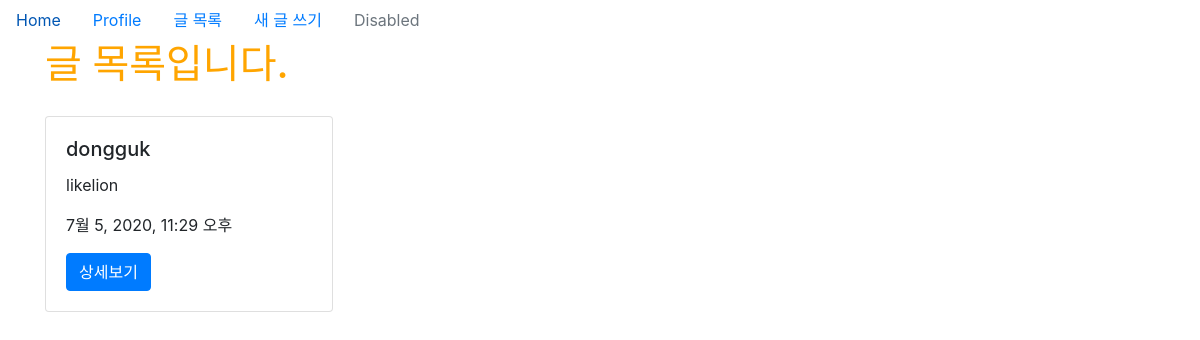
The app's page /posts/, older data.
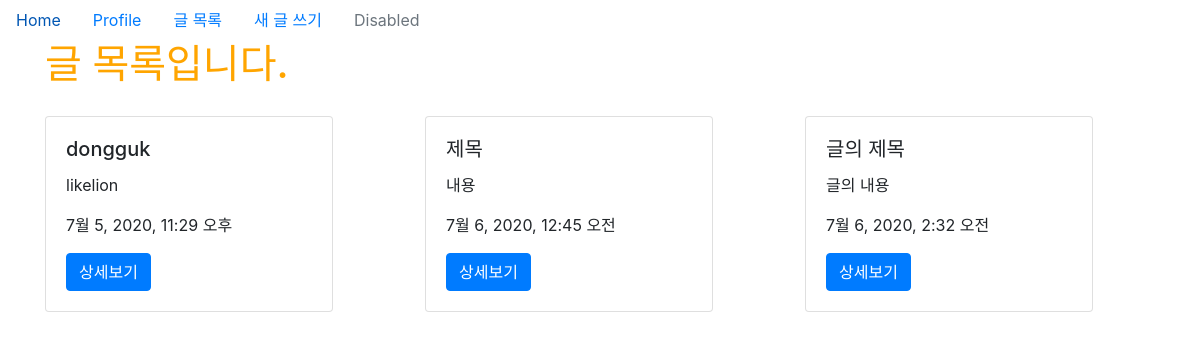
The same page, newer data.
### posts/models.py (models this page shows)
class Post(models.Model):
    title = models.CharField(max_length=50, null=False)
    content = models.TextField()
    view_count = models.IntegerField(default = 0)
    created_at = models.DateTimeField(auto_now_add = True)
    updated_at = models.DateTimeField(auto_now = True)

### posts/views.py (the view)
# urls.py: path('', views.main, name="main"),
def main(request):
    posts = Post.objects.all()
    return render(request, 'posts/main.html', {'posts': posts})

### posts/templates/posts/main.html
{% extends 'base.html' %}
{% load static %}
{% block content %}
<div class="container">
    <h1>글 목록입니다.</h1>
    <div class="row">
        {% for post in posts %}
        <div class="col-md-4 col-12">
            <div class="card" style="width: 18rem; margin-top: 20px;">
              <div class="card-body">
                <h5 class="card-title">{{ post.title }}</h5>
                <p class="card-text">{{ post.content }}</p>
                <p>{{ post.created_at }}</p>
                <a href="{% url 'posts:show' post.pk %}" class="btn btn-primary">상세보기</a>
              </div>
            </div>
        </div>
        {% endfor %}
    </div>
</div>
{% endblock %}

### myblog/templates/base.html (shortened to what this page needs)
{% load static %}
<link rel="stylesheet" href="https://stackpath.bootstrapcdn.com/bootstrap/4.5.0/css/bootstrap.min.css">
<link rel="stylesheet" href="{% static 'css/project.css' %}">
  {% include 'shared/_navbar.html' %}
  {% block content %}
  {% endblock %}

### myblog/templates/shared/_navbar.html
<ul class="nav">
    <li class="nav-item">
      <a class="nav-link active" href="{% url 'main' %}">Home</a>
    </li>
    <li class="nav-item">
      <a class="nav-link" href="{% url 'introduction:profile' %}">Profile</a>
    </li>
    <li class="nav-item">
      <a class="nav-link" href="{% url 'posts:main' %}">글 목록</a>
    </li>
    <li class="nav-item">
      <a class="nav-link" href="{% url 'posts:new' %}">새 글 쓰기</a>
    </li>
    <li class="nav-item">
      <a class="nav-link disabled" href="#" tabindex="-1" aria-disabled="true">Disabled</a>
    </li>
  </ul>

### myblog/static/css/project.css (style rules this page uses)
h1 { color: orange; }

Row changes from the older to the newer data that the page shows:
added Post: title "제목", content "내용", created_at "7월 6, 2020, 12:45 오전"
added Post: title "글의 제목", content "글의 내용", created_at "7월 6, 2020, 2:32 오전"
